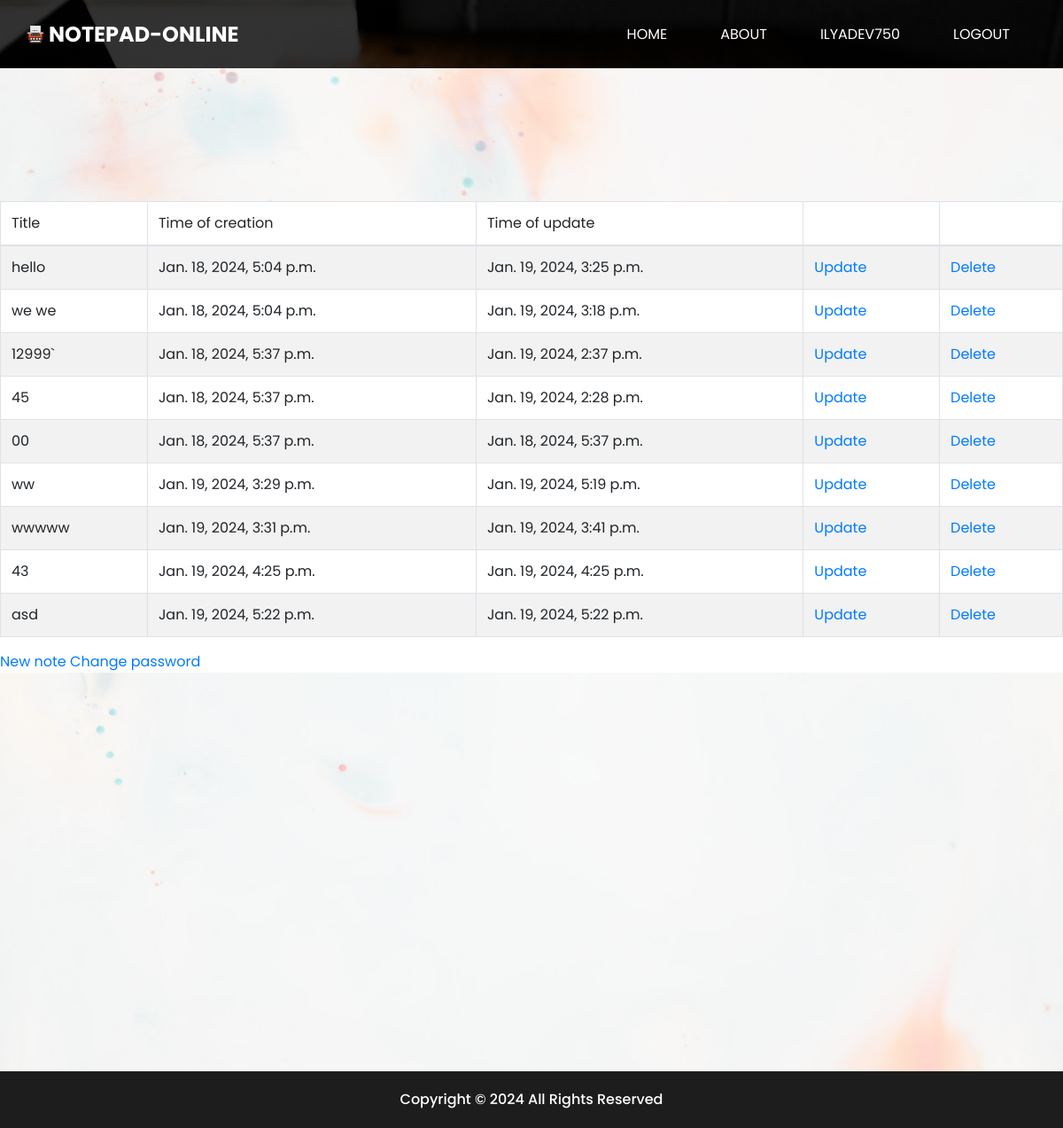
The app's page /notes/ilyadev750/ (signed in), older data.
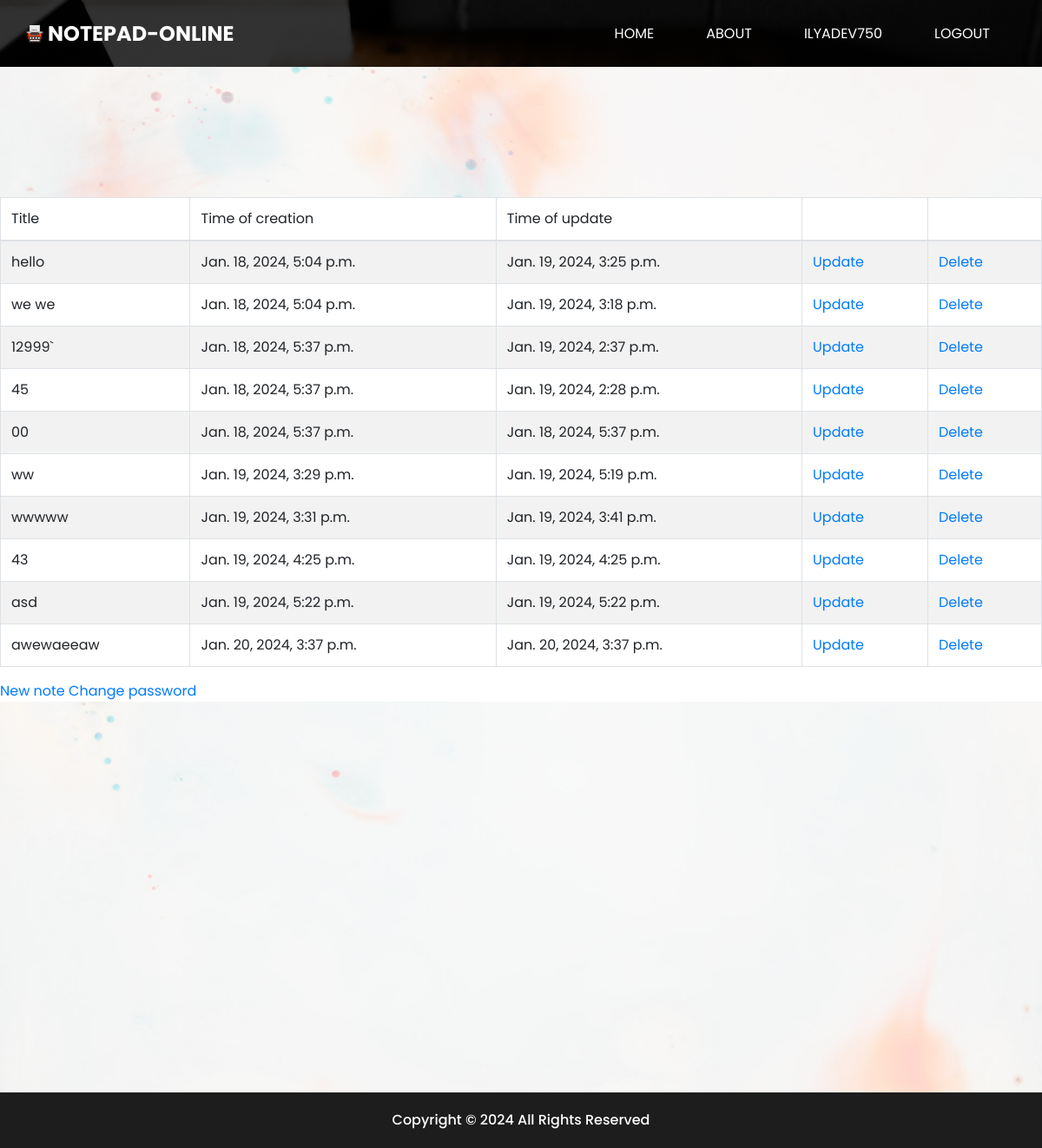
The same page, newer data.
### note/models.py (models this page shows)
class Note(models.Model):
    title = models.CharField(max_length=255, null=True, blank=False)
    content = RichTextField(blank=True, null=True)
    slug = models.SlugField(max_length=255, blank=False, unique=True)
    create = models.DateTimeField(default=datetime.now(), blank=True,
                                  null=True)
    update = models.DateTimeField(default=datetime.now(), blank=True,
                                  null=True)
    username_id = models.ForeignKey(User, on_delete=models.CASCADE)

### note/views.py (the view)
# urls.py: path("<str:username>/", get_user_notes, name="get_user_notes"),
def get_user_notes(request, *args, **kwargs):
    if request.user.is_authenticated:
        user_id = (User.objects.get(username=request.user.username)).id
        user_objects = Note.objects.filter(username_id=user_id)
        context = {
            "user_objects": user_objects,
            "username": request.user.username
            }
        return render(request, "note/all_user_notes.html", context)

### note/templates/note/all_user_notes.html (shortened to what this page needs)
{% extends 'note/base.html' %}
{% load static %}
{% block content %}
<div class="body_bg layout_padding">
</div>
<table class="table table-striped table-hover table-bordered">
  <thead>
    <tr>
      <th class="font-weight-normal" scope="col">Title</th>
      <th class="font-weight-normal" scope="col">Time of creation</th>
      <th class="font-weight-normal" scope="col">Time of update</th>
      <th scope="col"></th>
      <th scope="col"></th>
    </tr>
  </thead>
  <tbody>
    {% for obj in user_objects %}
    <tr>
      <th class="font-weight-normal">{{obj.title}}</th>
      <th class="font-weight-normal">{{obj.create}} </th>
      <th class="font-weight-normal">{{obj.update}} </th>
      <th class="font-weight-normal text-primary"><a href="{% url 'update_user_note' username obj.slug %}">Update</a></th>
      <th class="font-weight-normal text-danger"><a href="{% url 'delete_user_note' username obj.slug %}">Delete</a></th>
    </tr>
    {% endfor %}
  </tbody>
</table>
<div class="btn-box">
  <a href="{% url 'new_user_note' username=username %}" class="btn-1">
    New note
  </a>
  <a href="{% url 'password_change' username=username %}" class="btn-1">
    Change password
  </a>
</div>
<div class="body_bg layout_padding">
</div>
<div class="body_bg layout_padding">
</div>
{% endblock %}

Row changes from the older to the newer data that the page shows:
added Note: title "awewaeeaw", create "Jan. 20, 2024, 3:37 p.m.", update "Jan. 20, 2024, 3:37 p.m."
